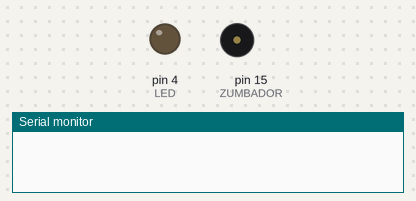
A sketch run on a simulated Arduino Uno, built with avr-gcc and run on an emulated ATmega328P. Parts: output pins drawn as LEDs (lit = HIGH), buzzer (waves = sounding, pin HIGH), the last lines printed to the serial monitor.

Above: at 0.12 s.
At 2.47 s:
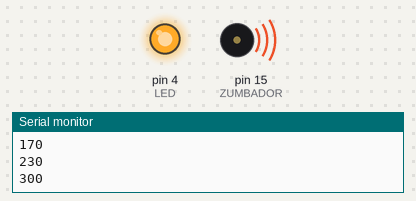
Timing chart, 0 to 7.8 s (numbered marks = the images above):
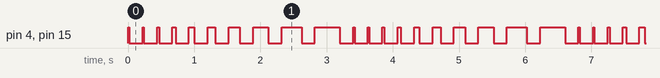

The sketch:

07_Bucle_LED.ino
```cpp
#define LED 4
#define ZUMBADOR 15

// ------------------------------------------
void setup() {
  Serial.begin(115200);
  pinMode(LED, OUTPUT);
  pinMode(ZUMBADOR, OUTPUT);

}

// ------------------------------------------
int duracion = 20;
int silencio = 200;
void loop() {
  duracion = 20;
  for(int i = 0; i<10; i++){
    digitalWrite(LED, HIGH);
    digitalWrite(ZUMBADOR, HIGH);
    delay(duracion);
    duracion = duracion + i * 10;
    digitalWrite(LED, LOW);
    digitalWrite(ZUMBADOR, LOW);
    delay(silencio);
    Serial.println(duracion);

  }

}
// ------------------------------------------
```

Measured:
- by itself, pin 4 (LED), pin 15 (ZUMBADOR): repeats every 3.4 s: LOW 0.20 s, HIGH 0.02 s, LOW 0.20 s, HIGH 0.03 s, LOW 0.20 s, HIGH 0.05 s, LOW 0.20 s, HIGH 0.08 s, LOW 0.20 s, HIGH 0.12 s, LOW 0.20 s, HIGH 0.17 s, LOW 0.20 s, HIGH 0.23 s, LOW 0.20 s, HIGH 0.30 s, LOW 0.20 s, HIGH 0.38 s, LOW 0.20 s, HIGH 0.02 s
- by itself, everything shown: repeats every 6.8 s, in 32 steps
